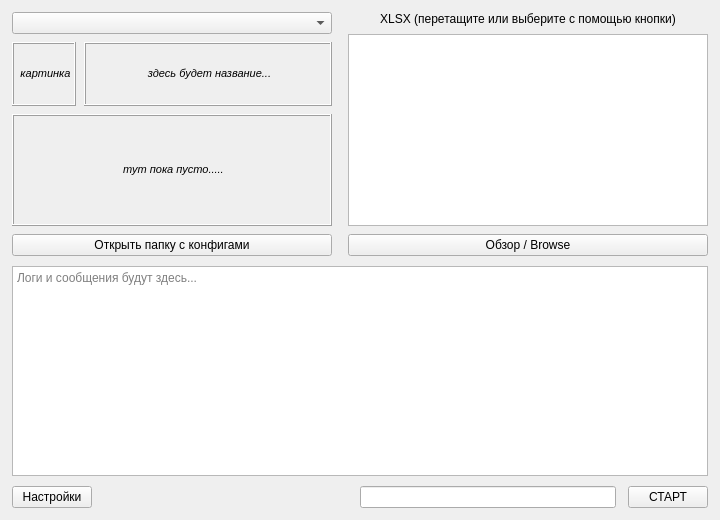
<?xml version="1.0" encoding="UTF-8"?>
<ui version="4.0">
 <class>MainWindow</class>
 <widget class="QMainWindow" name="MainWindow">
  <property name="geometry">
   <rect>
    <x>0</x>
    <y>0</y>
    <width>720</width>
    <height>520</height>
   </rect>
  </property>
  <property name="windowTitle">
   <string>Конфигуратор</string>
  </property>
  <widget class="QWidget" name="centralwidget">
   <layout class="QVBoxLayout" name="verticalLayout">
    <property name="spacing">
     <number>10</number>
    </property>
    <property name="leftMargin">
     <number>12</number>
    </property>
    <property name="topMargin">
     <number>12</number>
    </property>
    <property name="rightMargin">
     <number>12</number>
    </property>
    <property name="bottomMargin">
     <number>12</number>
    </property>
    <item>
     <layout class="QHBoxLayout" name="topLayout">
      <property name="spacing">
       <number>16</number>
      </property>
      <item>
       <layout class="QVBoxLayout" name="configLayout">
        <property name="spacing">
         <number>8</number>
        </property>
        <property name="sizeConstraint">
         <enum>QLayout::SizeConstraint::SetDefaultConstraint</enum>
        </property>
        <item>
         <widget class="QComboBox" name="configComboBox"/>
        </item>
        <item>
         <layout class="QGridLayout" name="gridLayout">
          <item row="0" column="0">
           <widget class="QLabel" name="configIcon">
            <property name="minimumSize">
             <size>
              <width>64</width>
              <height>64</height>
             </size>
            </property>
            <property name="maximumSize">
             <size>
              <width>64</width>
              <height>64</height>
             </size>
            </property>
            <property name="styleSheet">
             <string notr="true"/>
            </property>
            <property name="frameShape">
             <enum>QFrame::Shape::Box</enum>
            </property>
            <property name="frameShadow">
             <enum>QFrame::Shadow::Raised</enum>
            </property>
            <property name="text">
             <string>&lt;html&gt;&lt;head/&gt;&lt;body&gt;&lt;p align=&quot;center&quot;&gt;&lt;span style=&quot; font-size:8pt; font-style:italic;&quot;&gt;картинка&lt;/span&gt;&lt;/p&gt;&lt;/body&gt;&lt;/html&gt;</string>
            </property>
           </widget>
          </item>
          <item row="0" column="1">
           <widget class="QLabel" name="configName">
            <property name="styleSheet">
             <string notr="true"/>
            </property>
            <property name="frameShape">
             <enum>QFrame::Shape::Box</enum>
            </property>
            <property name="frameShadow">
             <enum>QFrame::Shadow::Raised</enum>
            </property>
            <property name="text">
             <string>&lt;html&gt;&lt;head/&gt;&lt;body&gt;&lt;p align=&quot;center&quot;&gt;&lt;span style=&quot; font-size:8pt; font-style:italic;&quot;&gt;здесь будет название...&lt;/span&gt;&lt;/p&gt;&lt;/body&gt;&lt;/html&gt;</string>
            </property>
           </widget>
          </item>
         </layout>
        </item>
        <item>
         <widget class="QLabel" name="configDescription">
          <property name="minimumSize">
           <size>
            <width>320</width>
            <height>0</height>
           </size>
          </property>
          <property name="styleSheet">
           <string notr="true"/>
          </property>
          <property name="frameShape">
           <enum>QFrame::Shape::Box</enum>
          </property>
          <property name="frameShadow">
           <enum>QFrame::Shadow::Raised</enum>
          </property>
          <property name="text">
           <string>&lt;html&gt;&lt;head/&gt;&lt;body&gt;&lt;p align=&quot;center&quot;&gt;&lt;span style=&quot; font-size:8pt; font-style:italic;&quot;&gt;тут пока пусто.....&lt;/span&gt;&lt;/p&gt;&lt;/body&gt;&lt;/html&gt;</string>
          </property>
          <property name="wordWrap">
           <bool>true</bool>
          </property>
         </widget>
        </item>
        <item>
         <widget class="QPushButton" name="openFolderButton">
          <property name="text">
           <string>Открыть папку с конфигами</string>
          </property>
         </widget>
        </item>
       </layout>
      </item>
      <item>
       <layout class="QVBoxLayout" name="xlsxLayout">
        <property name="spacing">
         <number>8</number>
        </property>
        <item>
         <widget class="QLabel" name="xlsxLabel">
          <property name="text">
           <string>XLSX (перетащите или выберите с помощью кнопки)</string>
          </property>
          <property name="alignment">
           <set>Qt::AlignmentFlag::AlignCenter</set>
          </property>
         </widget>
        </item>
        <item>
         <widget class="QListWidget" name="xlsxList"/>
        </item>
        <item>
         <widget class="QPushButton" name="browseXlsxButton">
          <property name="text">
           <string>Обзор / Browse</string>
          </property>
         </widget>
        </item>
       </layout>
      </item>
     </layout>
    </item>
    <item>
     <widget class="QTextEdit" name="logTextEdit">
      <property name="readOnly">
       <bool>true</bool>
      </property>
      <property name="acceptRichText">
       <bool>false</bool>
      </property>
      <property name="placeholderText">
       <string>Логи и сообщения будут здесь...</string>
      </property>
     </widget>
    </item>
    <item>
     <layout class="QHBoxLayout" name="bottomLayout">
      <property name="spacing">
       <number>12</number>
      </property>
      <item>
       <widget class="QPushButton" name="settingsButton">
        <property name="text">
         <string>Настройки</string>
        </property>
       </widget>
      </item>
      <item>
       <spacer name="horizontalSpacer">
        <property name="orientation">
         <enum>Qt::Orientation::Horizontal</enum>
        </property>
        <property name="sizeHint" stdset="0">
         <size>
          <width>40</width>
          <height>20</height>
         </size>
        </property>
       </spacer>
      </item>
      <item>
       <widget class="QLineEdit" name="fileName"/>
      </item>
      <item>
       <widget class="QPushButton" name="startButton">
        <property name="text">
         <string>СТАРТ</string>
        </property>
       </widget>
      </item>
     </layout>
    </item>
   </layout>
  </widget>
 </widget>
 <resources/>
 <connections/>
</ui>
